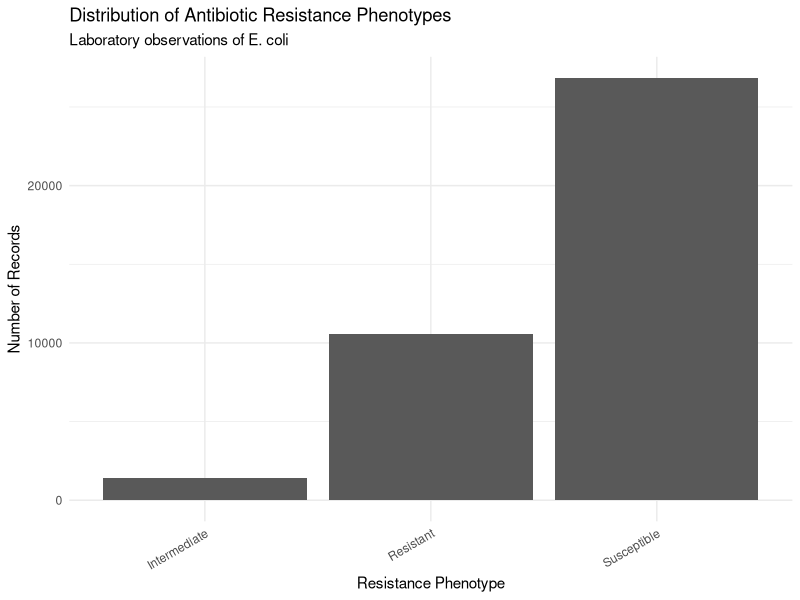
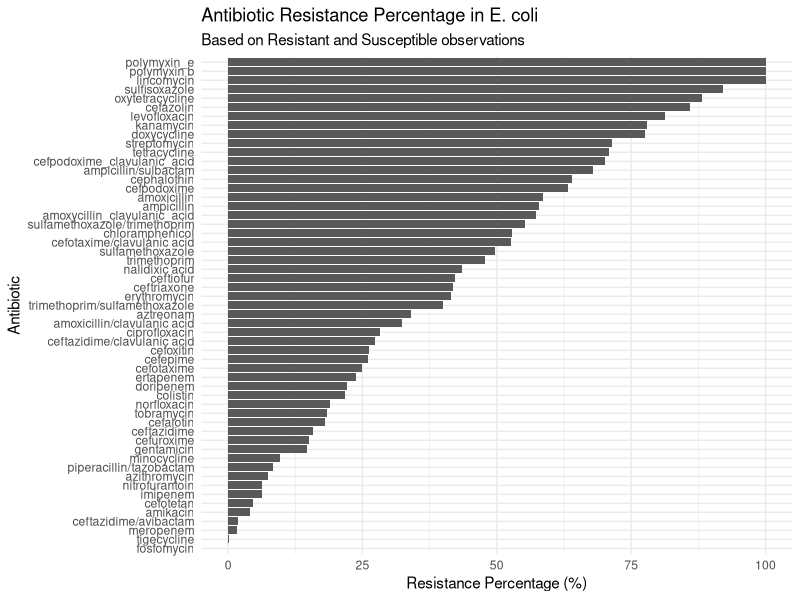
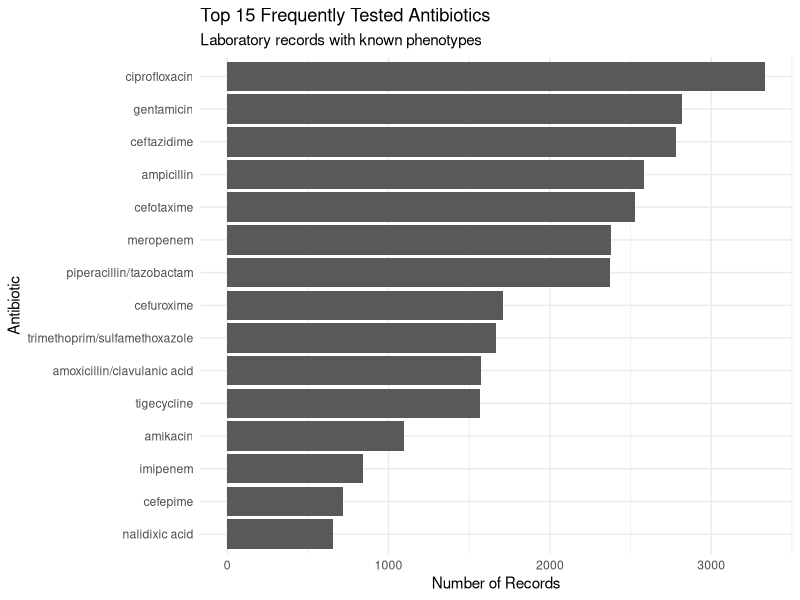
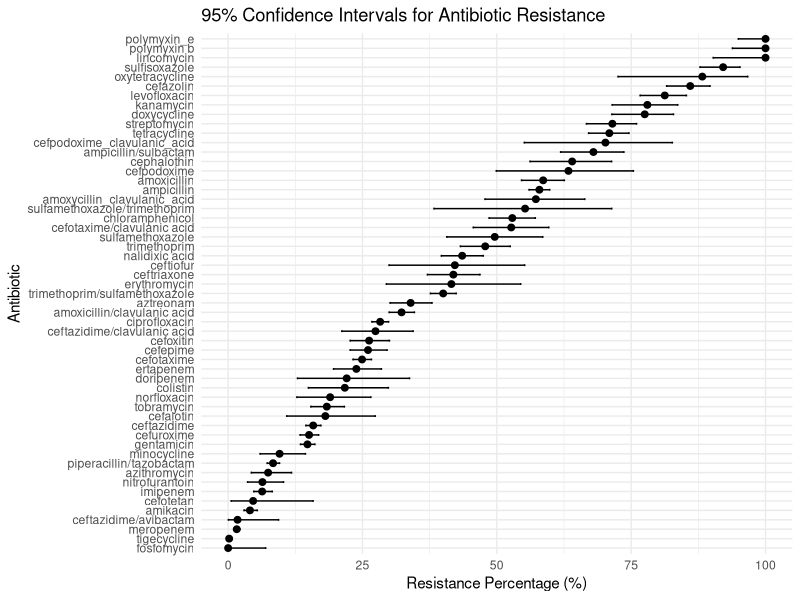
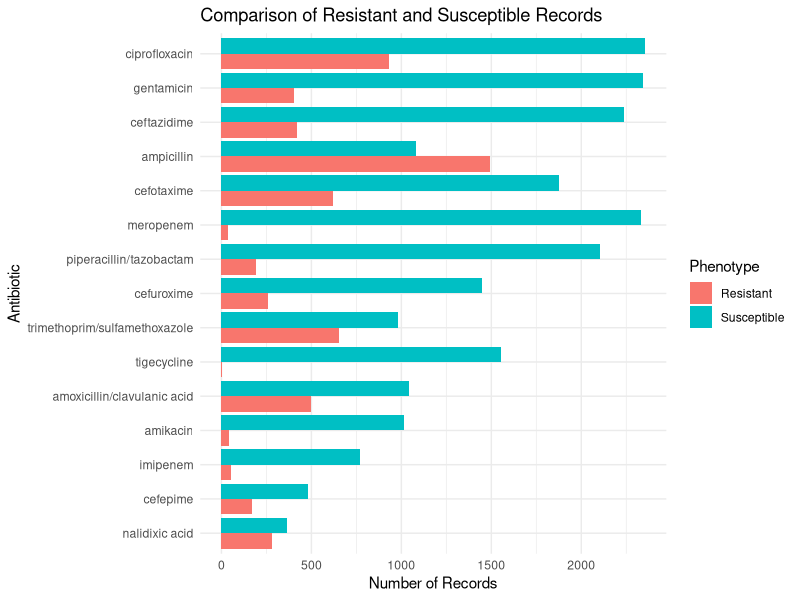
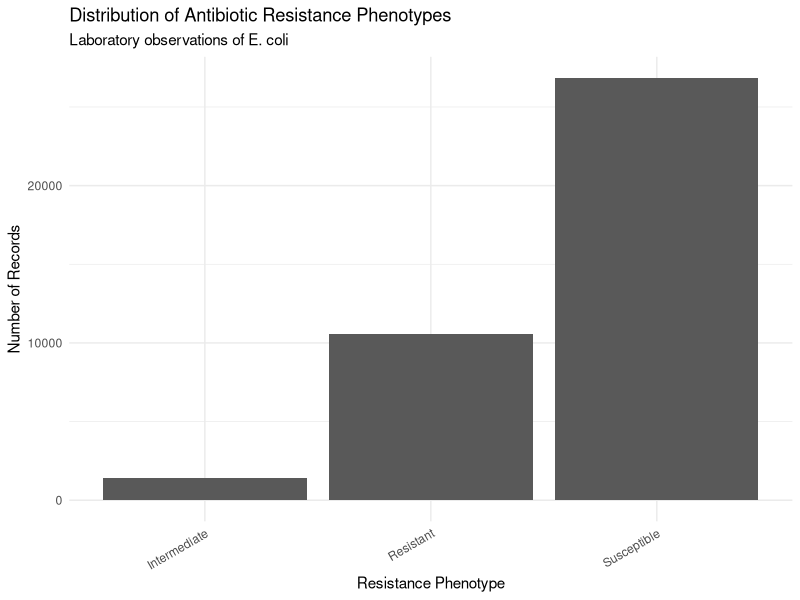
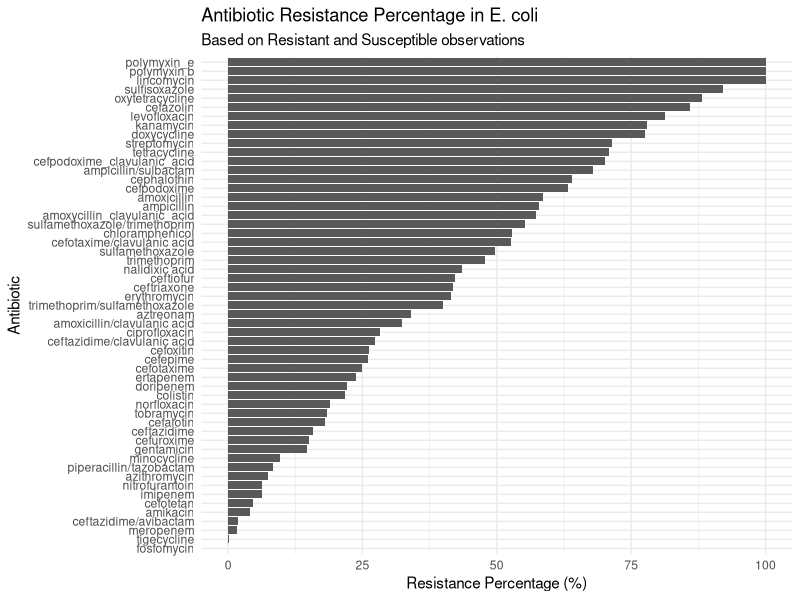
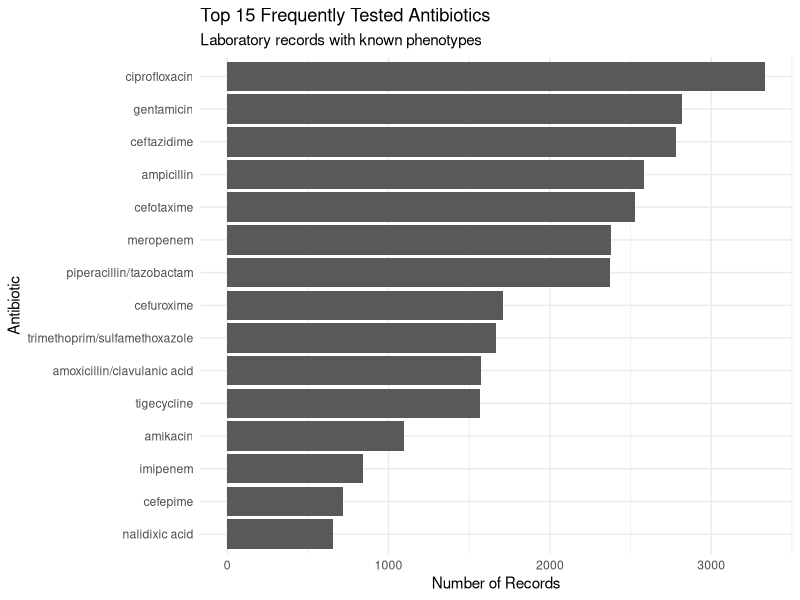

Write R code to recreate these figures, in order.
# ============================================================
# 05_visualization.R
# Project: Exploring Antibiotic Resistance Patterns in E. coli
# Purpose: Data Visualization
# ============================================================


# ------------------------------------------------------------
# PART 1: Load required packages
# ------------------------------------------------------------

library(data.table)
library(ggplot2)


# ------------------------------------------------------------
# PART 2: Load statistical results
# ------------------------------------------------------------

phenotype_counts <- fread(
  "results/statistical_phenotype_counts.csv"
)

antibiotic_stats <- fread(
  "results/antibiotic_statistical_summary.csv"
)

ci_results <- fread(
  "results/resistance_confidence_intervals.csv"
)

top_antibiotics <- fread(
  "results/top_antibiotics_statistical.csv"
)


# ------------------------------------------------------------
# PART 3: Visualisation 1
# Phenotype Distribution
# ------------------------------------------------------------

p1 <- ggplot(
  phenotype_counts,
  aes(
    x = `Resistant Phenotype`,
    y = Count
  )
) +
  
  geom_col() +
  
  labs(
    title = "Distribution of Antibiotic Resistance Phenotypes",
    subtitle = "Laboratory observations of E. coli",
    x = "Resistance Phenotype",
    y = "Number of Records"
  ) +
  
  theme_minimal() +
  
  theme(
    axis.text.x = element_text(
      angle = 30,
      hjust = 1
    )
  )


print(p1)

ggsave(
  "figures/01_phenotype_distribution.png",
  plot = p1,
  width = 9,
  height = 6,
  dpi = 300
)


# ------------------------------------------------------------
# PART 4: Visualisation 2
# Antibiotic Resistance Percentage
# ------------------------------------------------------------

# Select antibiotics with at least 30
# Resistant or Susceptible observations.

resistance_plot_data <- antibiotic_stats[
  RS_Total >= 30 &
    !is.na(Resistance_Percentage)
]

p2 <- ggplot(
  resistance_plot_data,
  aes(
    x = reorder(Antibiotic, Resistance_Percentage),
    y = Resistance_Percentage
  )
) +
  
  geom_col() +
  
  coord_flip() +
  
  labs(
    title = "Antibiotic Resistance Percentage in E. coli",
    subtitle = "Based on Resistant and Susceptible observations",
    x = "Antibiotic",
    y = "Resistance Percentage (%)"
  ) +
  
  theme_minimal()


print(p2)

ggsave(
  "figures/02_resistance_percentage.png",
  plot = p2,
  width = 11,
  height = 8,
  dpi = 300
)


# ------------------------------------------------------------
# PART 5: Visualisation 3
# Top 15 Frequently Tested Antibiotics
# ------------------------------------------------------------

p3 <- ggplot(
  top_antibiotics,
  aes(
    x = reorder(Antibiotic, Total),
    y = Total
  )
) +
  
  geom_col() +
  
  coord_flip() +
  
  labs(
    title = "Top 15 Frequently Tested Antibiotics",
    subtitle = "Laboratory records with known phenotypes",
    x = "Antibiotic",
    y = "Number of Records"
  ) +
  
  theme_minimal()


print(p3)

ggsave(
  "figures/03_top_antibiotics.png",
  plot = p3,
  width = 11,
  height = 8,
  dpi = 300
)


# ------------------------------------------------------------
# PART 6: Visualisation 4
# Confidence Intervals for Resistance Percentage
# ------------------------------------------------------------

# Select antibiotics with sufficient observations
# and valid confidence intervals.

ci_plot_data <- ci_results[
  Total_RS >= 30
]

# Order antibiotics by resistance percentage.

p4 <- ggplot(
  ci_plot_data,
  aes(
    x = reorder(Antibiotic, Resistance_Percentage),
    y = Resistance_Percentage
  )
) +
  
  geom_point(size = 2) +
  
  geom_errorbar(
    aes(
      ymin = Lower_95_CI,
      ymax = Upper_95_CI
    ),
    width = 0.2
  ) +
  
  coord_flip() +
  
  labs(
    title = "95% Confidence Intervals for Antibiotic Resistance",
    x = "Antibiotic",
    y = "Resistance Percentage (%)"
  ) +
  
  theme_minimal()


print(p4)

ggsave(
  "figures/04_resistance_confidence_intervals.png",
  plot = p4,
  width = 11,
  height = 8,
  dpi = 300
)


# ------------------------------------------------------------
# PART 7: Visualisation 5
# Resistant vs Susceptible Records
# ------------------------------------------------------------

# Convert data into long format.

phenotype_comparison <- melt(
  top_antibiotics[
    ,
    .(Antibiotic, Resistant, Susceptible)
  ],
  id.vars = "Antibiotic",
  variable.name = "Phenotype",
  value.name = "Records"
)


p5 <- ggplot(
  phenotype_comparison,
  aes(
    x = reorder(Antibiotic, Records),
    y = Records,
    fill = Phenotype
  )
) +
  
  geom_col(
    position = "dodge"
  ) +
  
  coord_flip() +
  
  labs(
    title = "Comparison of Resistant and Susceptible Records",
    x = "Antibiotic",
    y = "Number of Records",
    fill = "Phenotype"
  ) +
  
  theme_minimal()


print(p5)

ggsave(
  "figures/05_resistant_vs_susceptible.png",
  plot = p5,
  width = 11,
  height = 8,
  dpi = 300
)


# ------------------------------------------------------------
# PART 8: Completion message
# ------------------------------------------------------------

cat("\n========================================\n")
cat("VISUALIZATION COMPLETED SUCCESSFULLY!\n")
cat("========================================\n")

cat("Five figures saved in the figures/ folder.\n")
